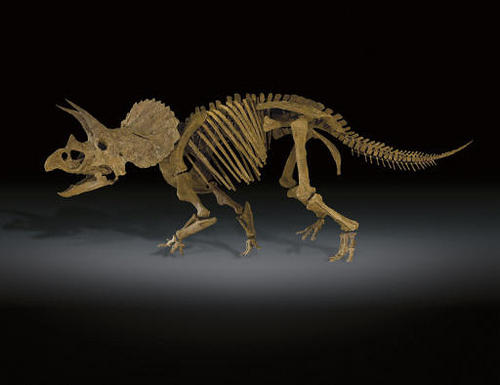
#> input picture n01704323_triceratops.JPEG, 500 x 385 px, found by its file name
$ python U6A_170406P.py
#> lines starting #> are read from the running program, lines starting #| are printed output that depends on the picture; after the words box and inside, x2 and y2 are one past the last pixel; in counts of white or black regions, pixels touching at a corner belong together; long printed decimals are rounded
import cv2 as cv
import sys
import os
import glob
import numpy as np
import copy


def load_image(image_name):
  image_path ='./images/' + image_name
  image = cv.imread(image_path)
  if image is None:
      sys.exit("Could not read the image.")
  return image


def convert2gray(img):
  r, g, b = img[:,:,0], img[:,:,1], img[:,:,2]    ## seperate r,gb, values
  gray = 0.2989 * r + 0.5870 * g + 0.1140 * b     ## convert to gray scale based on sensivity level in human eye
  return gray

def get_threshold(flattern_img):
  pixel_count = len(flattern_img)
  intensity_sum = 0
  for pixel in flattern_img:
    intensity_sum += pixel
  return intensity_sum / pixel_count


def partition_img_into_2(img, threshold):
  partition_1 = []
  partition_2 = []
  for row in img:
    for pixel in row:
      if pixel <= threshold:
        partition_1.append(pixel)
      else:
        partition_2.append(pixel)
  return partition_1, partition_2

def bouncing_detection(threshold_list, new_threshold):
  if new_threshold in threshold_list:
    if threshold_list[-1] == new_threshold:
      print("Converged !!")
      return 0                      ## optimum threshold found
    else:
      print("Bouncing detect")
      return 1                      ## pattern detect
  else:
    return -1                     ## pattern not detect but this is not optimum threshold

def segmentate_image(image, threshold):
  segmented_image = image.copy()
  rows_count = len(image)
  columns_count = len(image[0])
  for row_num in range(rows_count):
    for col_num in range(columns_count):
      if (image[row_num,col_num] <= threshold):
        segmented_image[row_num,col_num] = 0
      else:
        segmented_image[row_num,col_num] = 255
  return segmented_image

def inter_mean_algorithm(image_name):
  img = load_image(image_name)
#> in load_image, image is the input picture: shape (385, 500, 3); mean B, G, R 24, 28.5, 32
  cv.imwrite("./output_images/Original_"+image_name,img)

  gray_img = convert2gray(img=img)
#> in convert2gray, `r, g, b = img[:,:,0], img[:,:,1], img[:,:,2]`:
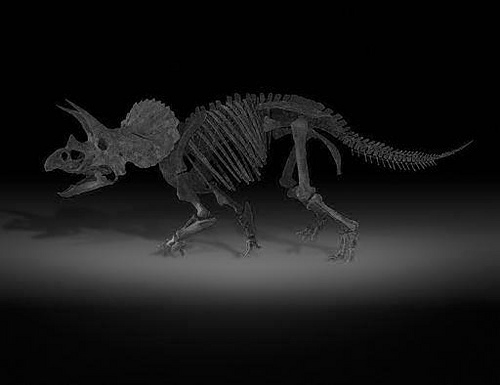
#> r: shape (385, 500); min 0, max 182, mean 24
#> in convert2gray, `r, g, b = img[:,:,0], img[:,:,1], img[:,:,2]`:
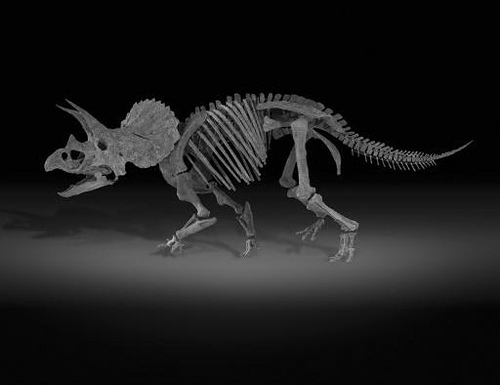
#> g: shape (385, 500); min 0, max 201, mean 28.5
#> in convert2gray, `r, g, b = img[:,:,0], img[:,:,1], img[:,:,2]`:
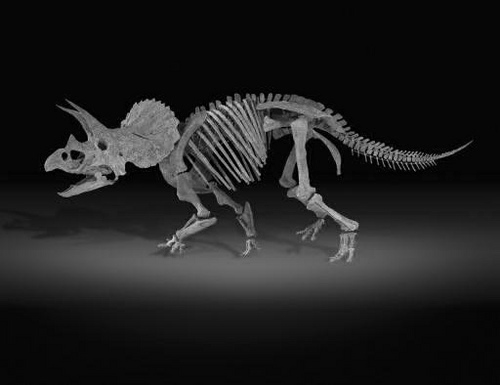
#> b: shape (385, 500); min 0, max 209, mean 32
  cv.imwrite("./output_images/Gray scale_"+image_name,gray_img)

  flatten_img = [pixel for row in gray_img for pixel in row]
#> flatten_img = 192500 items

  threshold = get_threshold(flatten_img)
#> in get_threshold, `pixel_count = len(flattern_img)`: pixel_count = 192500
#> the loop in get_threshold, `for pixel in flattern_img:` made 192500 passes
#> intensity_sum on passes 1 to 3: 2.16, 4.31, 6.47
#> after the loop in get_threshold, `for pixel in flattern_img:`: intensity_sum = 5307615.7
#> threshold = 27.57
  print("Initial threshold - ",threshold)
#| Initial threshold -  27.572
  threshold_list = []
  while True:
    partition_1, partition_2 = partition_img_into_2(gray_img, threshold=threshold)
    # print('partition_1 lenght - ', len(partition_1))
    # print('partition_2 lenght - ', len(partition_2))

    mu_1 = get_threshold(partition_1)
    mu_2 = get_threshold(partition_2)

    # print("mu_1 - ", mu_1)
    # print("mu_2 - ", mu_2)

    threshold = (mu_1 + mu_2)/2
    if bouncing_detection(threshold_list, threshold) == 0:
      print("Final threshold - ", threshold)
      return gray_img,threshold
    elif bouncing_detection(threshold_list, threshold) == 1:
      return gray_img,"pattern detect"
    elif bouncing_detection(threshold_list, threshold) == -1:
      threshold_list.append(threshold)
    print("New threshold - ", threshold)
#> this loop made 8 passes
#> (mu_1, mu_2, threshold) on passes 1 to 8: (6.68, 67.98, 37.33), (8.47, 74.09, 41.28), (9.17, 76.17, 42.67), (9.41, 76.84, 43.12), (9.5, 77.1, 43.3), (9.51, 77.12, 43.31), (9.51, 77.12, 43.32), (9.51, 77.12, 43.32)
#| New threshold -  37.328
#| New threshold -  41.279
#| New threshold -  42.669
#| New threshold -  43.125
#| New threshold -  43.299
#| New threshold -  43.312
#| New threshold -  43.315
#| Final threshold -  43.315
#> after the loop, threshold_list = [37.33, 41.28, 42.67, 43.12, 43.3, 43.31, 43.32]

image_name = "n01704323_triceratops.JPEG"
gray_img,threshold = inter_mean_algorithm(image_name=image_name)
#> threshold = 43.32
segmented_image = segmentate_image(image=gray_img, threshold=threshold)
#> in segmentate_image, `rows_count = len(image)`: rows_count = 385
#> in segmentate_image, `columns_count = len(image[0])`: columns_count = 500
#> after the loop in segmentate_image, `for row_num in range(rows_count):`:
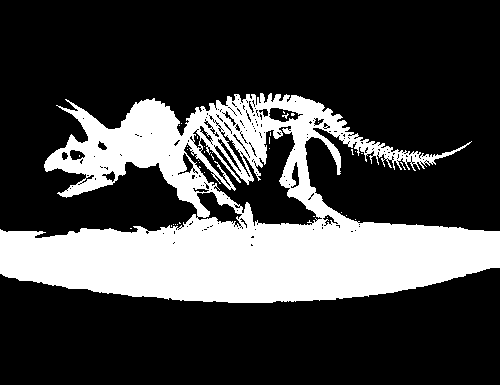
#> segmented_image: shape (385, 500) float64; 26.7% white; 35 white regions (34 under 20 px), largest, box (x1, y1, x2, y2) and area: (0, 93, 500, 303) 51325
cv.imwrite("./output_images/Segmented_"+image_name,segmented_image)
